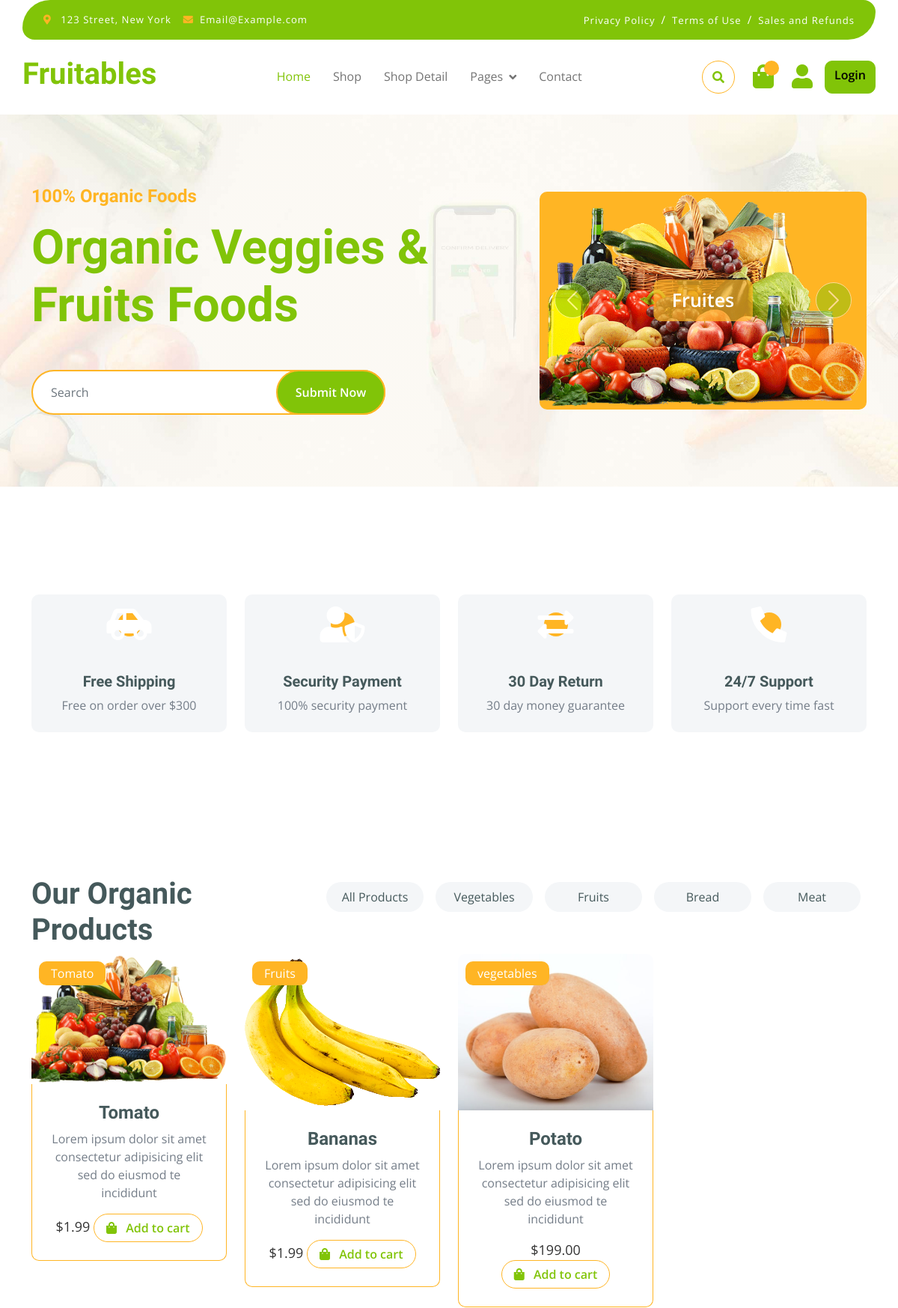
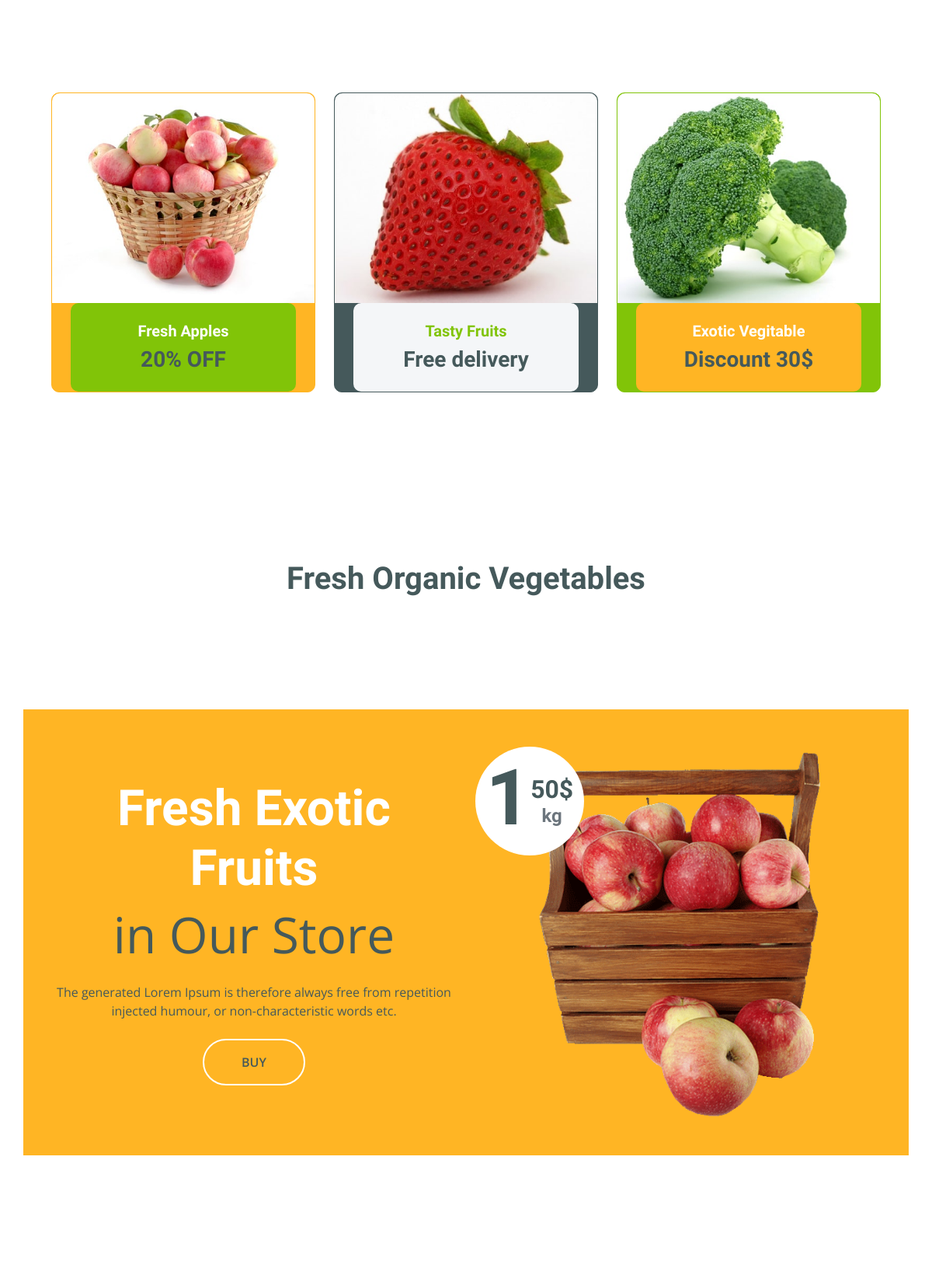
The page / (upper part) on the database its author committed (2 pictures, top to bottom).
### core/models.py (models this page shows, shortened)
class Product(models.Model):
    pid = ShortUUIDField(unique=True, length=10,max_length=20,prefix="cat",alphabet="sbjahdnck")
    title = models.CharField(max_length=100,default="Tomato")
    image = models.ImageField(upload_to=user_directory_path, default="vegetable-item-1.jpg")
    description = models.TextField(null=True, blank=True, default="This is the product")
    user = models.ForeignKey(User,on_delete=models.SET_NULL,null=True)
    category = models.ForeignKey(Category,on_delete=models.SET_NULL,null=True,related_name="category")
    price = models.DecimalField(max_digits=9999999999,decimal_places=2,default=1.99)
    old_price = models.DecimalField(max_digits=9999999999,decimal_places=2,default=1.99)
    specifications = models.TextField(null=True, blank=True)
    product_status = models.CharField(choices=STATUS, max_length=10,default="in_review")
    status = models.BooleanField(default=True)
    in_stock = models.BooleanField(default=True)
    featured = models.BooleanField(default=True)
    digital = models.BooleanField(default=True)
    sku = ShortUUIDField(unique=True, length=4, max_length=10, prefix = "sku", alphabet = "1234567890")
    date = models.DateTimeField(auto_now_add=True)
    updated = models.DateTimeField(null=True, blank=True)
    class Meta:
        verbose_name_plural = "Products"

class Category(models.Model):
    cid = ShortUUIDField(unique=True, length=10,max_length=20,prefix="cat",alphabet="sbjahdnck")
    title = models.CharField(max_length=100)
    image = models.ImageField(upload_to="category")
    class Meta:
        verbose_name_plural = "categories"
    def __str__(self):
       return self.title

### core/views.py (the view)
# urls.py: path("", views.index, name='index'),
def index(request):
    products = Product.objects.filter(product_status="published",featured=True)
    context = {
        "products":products
    }
    return  render(request,"core/index.html",context)

### templates/core/index.html (shortened to what this page needs)
{% extends 'partials/base.html'%}
{%load static %}
{% block content %}
        <div class="container-fluid py-5 mb-5 hero-header">
            <div class="container py-5">
                <div class="row g-5 align-items-center">
                    <div class="col-md-12 col-lg-7">
                        <h4 class="mb-3 text-secondary">100% Organic Foods</h4>
                        <h1 class="mb-5 display-3 text-primary">Organic Veggies & Fruits Foods</h1>
                        <div class="position-relative mx-auto">
                            <input class="form-control border-2 border-secondary w-75 py-3 px-4 rounded-pill" type="number" placeholder="Search">
                            <button type="submit" class="btn btn-primary border-2 border-secondary py-3 px-4 position-absolute rounded-pill text-white h-100" style="top: 0; right: 25%;">Submit Now</button>
                        </div>
                    </div>
                    <div class="col-md-12 col-lg-5">
                        <div id="carouselId" class="carousel slide position-relative" data-bs-ride="carousel">
                            <div class="carousel-inner" role="listbox">
                                <div class="carousel-item active rounded">
                                    <img src="{% static 'assets/img/hero-img-1.png' %}" class="img-fluid w-100 h-100 bg-secondary rounded" alt="First slide">
                                    <a href="#" class="btn px-4 py-2 text-white rounded">Fruites</a>
                                </div>
                            </div>
                            <button class="carousel-control-prev" type="button" data-bs-target="#carouselId" data-bs-slide="prev">
                                <span class="carousel-control-prev-icon" aria-hidden="true"></span>
                            </button>
                            <button class="carousel-control-next" type="button" data-bs-target="#carouselId" data-bs-slide="next">
                                <span class="carousel-control-next-icon" aria-hidden="true"></span>
                            </button>
                        </div>
                    </div>
                </div>
            </div>
        </div>
        <div class="container-fluid featurs py-5">
            <div class="container py-5">
                <div class="row g-4">
                    <div class="col-md-6 col-lg-3">
                        <div class="featurs-item text-center rounded bg-light p-4">
                            <div class="featurs-icon btn-square rounded-circle bg-secondary mb-5 mx-auto">
                                <i class="fas fa-car-side fa-3x text-white"></i>
                            </div>
                            <div class="featurs-content text-center">
                                <h5>Free Shipping</h5>
                                <p class="mb-0">Free on order over $300</p>
                            </div>
                        </div>
                    </div>
                    <div class="col-md-6 col-lg-3">
                        <div class="featurs-item text-center rounded bg-light p-4">
                            <div class="featurs-icon btn-square rounded-circle bg-secondary mb-5 mx-auto">
                                <i class="fas fa-user-shield fa-3x text-white"></i>
                            </div>
                            <div class="featurs-content text-center">
                                <h5>Security Payment</h5>
                                <p class="mb-0">100% security payment</p>
                            </div>
                        </div>
                    </div>
                    <div class="col-md-6 col-lg-3">
                        <div class="featurs-item text-center rounded bg-light p-4">
                            <div class="featurs-icon btn-square rounded-circle bg-secondary mb-5 mx-auto">
                                <i class="fas fa-exchange-alt fa-3x text-white"></i>
                            </div>
                            <div class="featurs-content text-center">
                                <h5>30 Day Return</h5>
                                <p class="mb-0">30 day money guarantee</p>
                            </div>
                        </div>
                    </div>
                    <div class="col-md-6 col-lg-3">
                        <div class="featurs-item text-center rounded bg-light p-4">
                            <div class="featurs-icon btn-square rounded-circle bg-secondary mb-5 mx-auto">
                                <i class="fa fa-phone-alt fa-3x text-white"></i>
                            </div>
                            <div class="featurs-content text-center">
                                <h5>24/7 Support</h5>
                                <p class="mb-0">Support every time fast</p>
                            </div>
                        </div>
                    </div>
                </div>
            </div>
        </div>
        <div class="container-fluid fruite py-5">
            <div class="container py-5">
                <div class="tab-class text-center">
                    <div class="row g-4">
                        <div class="col-lg-4 text-start">
                            <h1>Our Organic Products</h1>
                        </div>
                        <div class="col-lg-8 text-end">
                            <ul class="nav nav-pills d-inline-flex text-center mb-5">
                                <li class="nav-item">
                                    <a class="d-flex m-2 py-2 bg-light rounded-pill active" data-bs-toggle="pill" href="#tab-1">
                                        <span class="text-dark" style="width: 130px;">All Products</span>
                                    </a>
                                </li>
                                <li class="nav-item">
                                    <a class="d-flex py-2 m-2 bg-light rounded-pill" data-bs-toggle="pill" href="#tab-2">
                                        <span class="text-dark" style="width: 130px;">Vegetables</span>
                                    </a>
                                </li>
                                <li class="nav-item">
                                    <a class="d-flex m-2 py-2 bg-light rounded-pill" data-bs-toggle="pill" href="#tab-3">
                                        <span class="text-dark" style="width: 130px;">Fruits</span>
                                    </a>
                                </li>
                                <li class="nav-item">
                                    <a class="d-flex m-2 py-2 bg-light rounded-pill" data-bs-toggle="pill" href="#tab-4">
                                        <span class="text-dark" style="width: 130px;">Bread</span>
                                    </a>
                                </li>
                                <li class="nav-item">
                                    <a class="d-flex m-2 py-2 bg-light rounded-pill" data-bs-toggle="pill" href="#tab-5">
                                        <span class="text-dark" style="width: 130px;">Meat</span>
                                    </a>
                                </li>
                            </ul>
                        </div>
                    </div>
                    <div class="tab-content">
                        <div id="tab-1" class="tab-pane fade show p-0 active">
                            <div class="row g-4">
                                <div class="col-lg-12">
                                    <div class="row g-4">
                                        {% for p in products %}
                                        <div class="col-md-6 col-lg-4 col-xl-3">
                                            <div class="rounded position-relative fruite-item">
                                                <div class="fruite-img">
                                                    <img src="{{p.image.url}}" class="img-fluid w-100 rounded-top" alt="">
                                                </div>
                                                <div class="text-white bg-secondary px-3 py-1 rounded position-absolute" style="top: 10px; left: 10px;">{{p.category}}</div>
                                                <div class="p-4 border border-secondary border-top-0 rounded-bottom">
                                                    <h4>{{p.title}}</h4>
                                                    <p>Lorem ipsum dolor sit amet consectetur adipisicing elit sed do eiusmod te incididunt</p>
                                                    <div class="product-price">
                                                      <span>${{p.price}}</span>
                                                        <a href="#" class="btn border border-secondary rounded-pill px-3 text-primary"><i class="fa fa-shopping-bag me-2 text-primary"></i> Add to cart</a>
                                                    </div>
                                                </div>
                                            </div>
                                        </div>
                                        {% endfor %}
        <div class="container-fluid service py-5">
            <div class="container py-5">
                <div class="row g-4 justify-content-center">
                    <div class="col-md-6 col-lg-4">
                        <a href="#">
                            <div class="service-item bg-secondary rounded border border-secondary">
                                <img src="{% static 'assets/img/featur-1.jpg' %}" class="img-fluid rounded-top w-100" alt="">
                                <div class="px-4 rounded-bottom">
                                    <div class="service-content bg-primary text-center p-4 rounded">
                                        <h5 class="text-white">Fresh Apples</h5>
                                        <h3 class="mb-0">20% OFF</h3>
                                    </div>
                                </div>
                            </div>
                        </a>
                    </div>
                    <div class="col-md-6 col-lg-4">
                        <a href="#">
                            <div class="service-item bg-dark rounded border border-dark">
                                <img src="{% static 'assets/img/featur-2.jpg' %}" class="img-fluid rounded-top w-100" alt="">
                                <div class="px-4 rounded-bottom">
                                    <div class="service-content bg-light text-center p-4 rounded">
                                        <h5 class="text-primary">Tasty Fruits</h5>
                                        <h3 class="mb-0">Free delivery</h3>
                                    </div>
                                </div>
                            </div>
                        </a>
                    </div>
                    <div class="col-md-6 col-lg-4">
                        <a href="#">
                            <div class="service-item bg-primary rounded border border-primary">
                                <img src="{% static 'assets/img/featur-3.jpg' %}" class="img-fluid rounded-top w-100" alt="">
                                <div class="px-4 rounded-bottom">
                                    <div class="service-content bg-secondary text-center p-4 rounded">
                                        <h5 class="text-white">Exotic Vegitable</h5>
                                        <h3 class="mb-0">Discount 30$</h3>
                                    </div>
                                </div>
                            </div>
                        </a>
                    </div>
                </div>
            </div>
        </div>
        <div class="container-fluid vesitable py-5">
            <div class="container py-5">
                <h1 class="mb-0">Fresh Organic Vegetables</h1>
            </div>
        </div>
        <div class="container-fluid banner bg-secondary my-5">
            <div class="container py-5">
                <div class="row g-4 align-items-center">
                    <div class="col-lg-6">
                        <div class="py-4">
                            <h1 class="display-3 text-white">Fresh Exotic Fruits</h1>
                            <p class="fw-normal display-3 text-dark mb-4">in Our Store</p>
                            <p class="mb-4 text-dark">The generated Lorem Ipsum is therefore always free from repetition injected humour, or non-characteristic words etc.</p>
                            <a href="#" class="banner-btn btn border-2 border-white rounded-pill text-dark py-3 px-5">BUY</a>
                        </div>
                    </div>
                    <div class="col-lg-6">
                        <div class="position-relative">
                            <img src="{% static 'assets/img/baner-1.png' %}" class="img-fluid w-100 rounded" alt="">
                            <div class="d-flex align-items-center justify-content-center bg-white rounded-circle position-absolute" style="width: 140px; height: 140px; top: 0; left: 0;">
                                <h1 style="font-size: 100px;">1</h1>
                                <div class="d-flex flex-column">
                                    <span class="h2 mb-0">50$</span>
                                    <span class="h4 text-muted mb-0">kg</span>
                                </div>
                            </div>
                        </div>
                    </div>
                </div>
            </div>
        </div>
        <div class="container-fluid py-5">
            <div class="container py-5">
            </div>
        </div>
{% endblock content %}

### rows shown on the page
Product: image (picture), category "Tomato", title "Tomato", price "1.99"
Product: image (picture), category "Fruits", title "Bananas", price "1.99"
Product: image (picture), category "vegetables", title "Potato", price "199.00"
